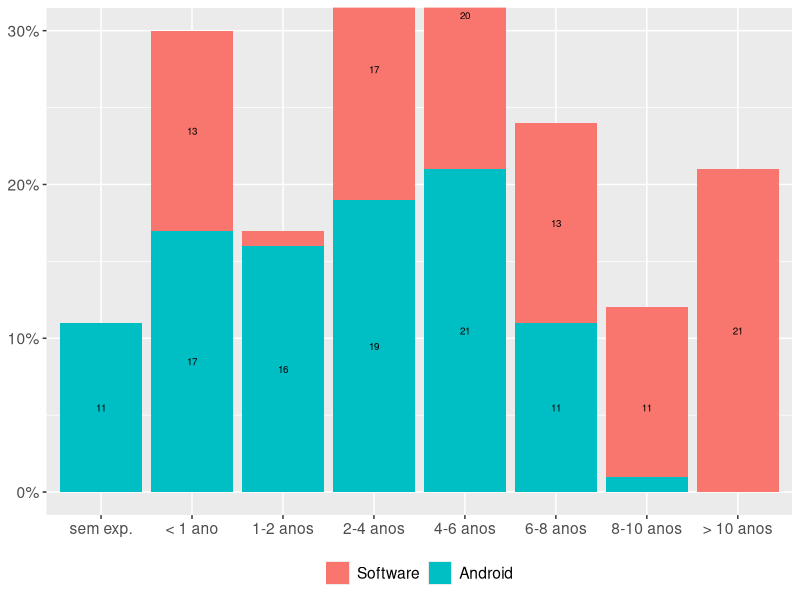

Generate this figure with R:
library(ggplot2)
library(dplyr)
library(reshape2)
library(forcats)

# ETAPA 3 EXPERIENCIA COM SOFTWARE E ANDROID
software <- read.table(text="Anos Software  Android
                            'sem exp.'   0    11
                            '< 1 ano'    13   17
                            '1-2 anos'   1    16
                            '2-4 anos'   17   19
                            '4-6 anos'   20   21
                            '6-8 anos'   13   11
                            '8-10 anos'  11   1
                            '> 10 anos'  21   0", header=TRUE)
software <- melt(software, id.var="Anos")
ggplot(software, aes(x = fct_inorder(Anos), y = value, fill = variable, label = value)) +
  geom_bar(stat = "identity") +
  theme(axis.title.x = element_blank(), axis.title.y = element_blank(),
        legend.position = "bottom", legend.title = element_blank(),
        text=element_text(size=14)) +
  geom_text(position = position_stack(vjust = 0.5), size=2.5, data=subset(software,value != 0 & value != 1)) +
  scale_y_continuous(labels = function(x){ paste0(x, "%") }) +
  coord_cartesian(ylim=c(0,30)) 
  

